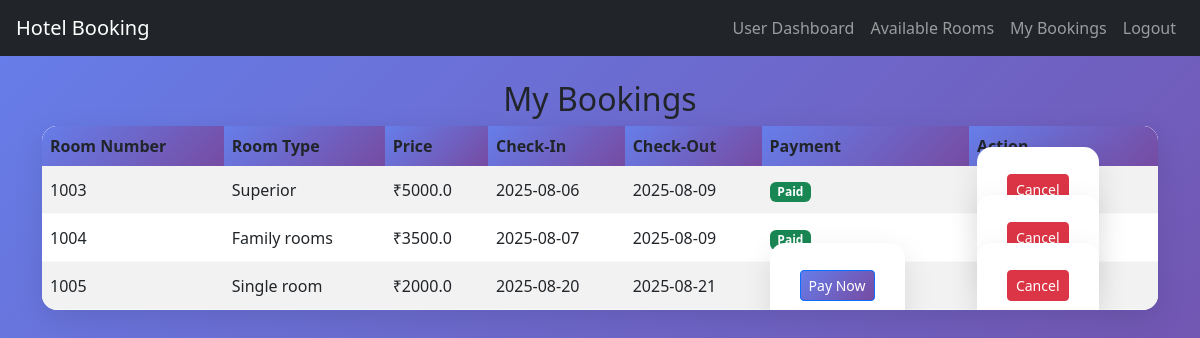
Page /my_bookings (signed in) on the committed database.
### app.py (models this page shows)
class Booking(db.Model):
    id = db.Column(db.Integer, primary_key=True)
    user_id = db.Column(db.Integer, db.ForeignKey('user.id'))
    room_id = db.Column(db.Integer, db.ForeignKey('room.id'))
    check_in = db.Column(db.Date)  # Changed to Date type
    check_out = db.Column(db.Date)
    is_cancelled = db.Column(db.Boolean, default=False)
    payment_status = db.Column(db.String(20), default='pending')
    user = db.relationship('User', backref='bookings')
    room = db.relationship('Room', backref='bookings')

class Room(db.Model):
    id = db.Column(db.Integer, primary_key=True)
    room_number = db.Column(db.String(20), unique=True, nullable=False)
    room_type = db.Column(db.String(50), nullable=False)
    price = db.Column(db.Float, nullable=False)
    capacity = db.Column(db.Integer, default=2)
    amenities = db.Column(db.String(200))
    image = db.Column(db.String(100), default='default-room.jpg')

### app.py (the view)
@app.route('/my_bookings')
@login_required
def my_bookings():
    bookings = Booking.query.filter_by(user_id=current_user.id, is_cancelled=False).all()
    return render_template('my_bookings.html', bookings=bookings)

### app.py (called while the page is built)
@login_manager.user_loader
def load_user(user_id):
    return User.query.get(int(user_id))

### templates/my_bookings.html
{% extends 'base.html' %}
{% block content %}
<h2>My Bookings</h2>
{% if bookings %}
<table class="table table-striped">
    <thead>
        <tr>
            <th>Room Number</th>
            <th>Room Type</th>
            <th>Price</th>
            <th>Check-In</th>
            <th>Check-Out</th>
            <th>Payment</th>
            <th>Action</th>
        </tr>
    </thead>
    <tbody>
        {% for booking in bookings %}
        <tr>
            <td>{{ booking.room.room_number }}</td>
            <td>{{ booking.room.room_type }}</td>
            <td>₹{{ booking.room.price }}</td>
            <td>{{ booking.check_in }}</td>
            <td>{{ booking.check_out }}</td>
            <td>
                {% if booking.payment_status == 'paid' %}
                    <span class="badge bg-success">Paid</span>
                {% else %}
                    <form action="{{ url_for('pay', booking_id=booking.id) }}" method="GET" style="display:inline;">
                        <button type="submit" class="btn btn-primary btn-sm">Pay Now</button>
                    </form>
                {% endif %}
            </td>
            <td>
                <form action="{{ url_for('delete_booking', booking_id=booking.id) }}" method="POST" onsubmit="return confirm('Are you sure you want to cancel this booking?');" style="display:inline;">
                    <button type="submit" class="btn btn-danger btn-sm">Cancel</button>
                </form>
            </td>
        </tr>
        {% endfor %}
    </tbody>
</table>
{% else %}
    <p>You have no bookings at the moment.</p>
{% endif %}
{% endblock %}

### static/style.css (style rules this page uses)
body { background: linear-gradient(135deg, #667eea 0%, #764ba2 100%); background-attachment: fixed; font-family: 'Segoe UI', Tahoma, Geneva, Verdana, sans-serif; min-height: 100vh; }
h1, h2, h4 { color: #343a40; text-align: center; margin-bottom: 20px; }
.btn { border-radius: 10px; font-weight: 600; padding: 10px 20px; transition: all 0.3s ease; }
.btn-primary { background: linear-gradient(135deg, #667eea 0%, #764ba2 100%); border: none; }
form { margin-top: 20px; background: white; padding: 30px; border-radius: 15px; box-shadow: 0 10px 30px rgba(0,0,0,0.1); }
table { background-color: white; border-radius: 15px; overflow: hidden; box-shadow: 0 10px 30px rgba(0,0,0,0.1); }
.table th { background: linear-gradient(135deg, #667eea 0%, #764ba2 100%); color: white; border: none; font-weight: 600; }
.table td { vertical-align: middle; border-color: #f8f9fa; }

### rows in the picture
Booking: room.room_number "1003", room.room_type "Superior", room.price "5000.0", check_in "2025-08-06", check_out "2025-08-09", payment_status "Paid"
Booking: room.room_number "1004", room.room_type "Family rooms", room.price "3500.0", check_in "2025-08-07", check_out "2025-08-09", payment_status "Paid"
Booking: room.room_number "1005", room.room_type "Single room", room.price "2000.0", check_in "2025-08-20", check_out "2025-08-21"
